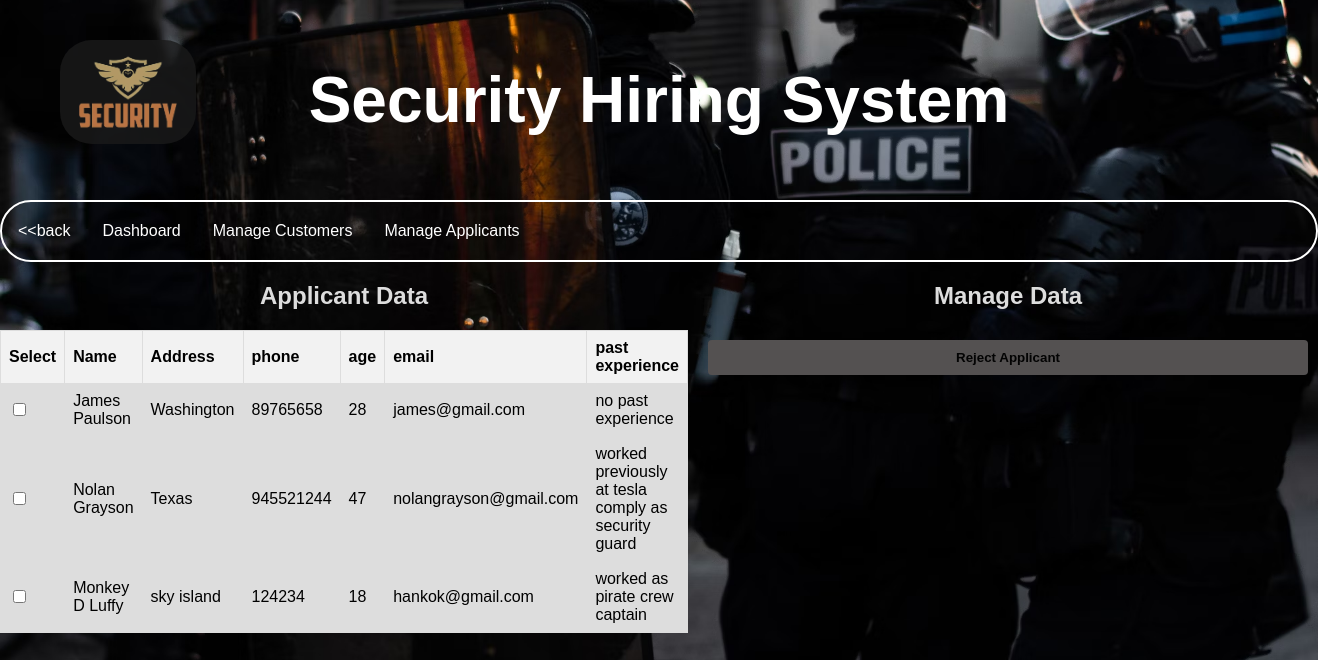
/login/adapp.php, run on the app's committed database.
### tables this page shows
CREATE TABLE `applist` (
  `id` int(10) NOT NULL,
  `name` varchar(50) NOT NULL,
  `address` varchar(100) NOT NULL,
  `phone` int(10) NOT NULL,
  `age` int(10) NOT NULL,
  `email` varchar(30) NOT NULL,
  `pexp` varchar(100) NOT NULL
);

### login/adapp.php (the view, shortened to what this page needs)
<?php
$host = "localhost";
$username = "root";
$password = "";
$database = "dboshs";
$conn = new mysqli($host, $username, $password, $database);
$sql = "SELECT * FROM applist";
$result = $conn->query($sql);
?>
<!DOCTYPE html>
<html lang="en">
<head>
</head>
<body>
    <header>
        <div class="left">
            <img src="img/logo.jpg" alt="logo">
        </div>
        <h1>Security Hiring System</h1>
    </header>
    <nav>
        <a href="admin.php">&lt;&lt;back</a>
        <a href="admin.php">Dashboard</a>
        <a href="adcust.php">Manage Customers</a>
        <a href="adapp.php">Manage Applicants</a>
    </nav>
    <form action="<?php echo $_SERVER['PHP_SELF']; ?>" method="post">
        <div class="admin-panel">
            <div>
                <h2>Applicant Data</h2>
                <table id="ApplicantTable">
                    <thead>
                        <tr>
                            <th>Select</th>
                            <th>Name</th>
                            <th>Address</th>
                            <th>phone</th>
                            <th>age</th>
                            <th>email</th>
                            <th>past experience</th>
                        </tr>
                    </thead>
                    <tbody>
                        <?php
                        if ($result->num_rows > 0) {
                            while ($row = $result->fetch_assoc()) {
                                echo "<tr>";
                                echo "<td><input type='checkbox' name='delete_ids[]' value='" . $row["id"] . "'></td>";
                                echo "<td>" . $row["name"] . "</td>";
                                echo "<td>" . $row["address"] . "</td>";
                                echo "<td>" . $row["phone"] . "</td>";
                                echo "<td>" . $row["age"] . "</td>";
                                echo "<td>" . $row["email"] . "</td>";
                                echo "<td>" . $row["pexp"] . "</td>";
                                echo "</tr>";
                            }
                        } else {
                            echo "<tr><td colspan='7'>No data found</td></tr>";
                        }
                        ?>
                    </tbody>
                </table>
            </div>
            <div class="admin-buttons">
                <h2>Manage Data</h2>
                <button type="submit" name="deleteSelected">Reject Applicant</button>
                <div class="spacer"></div>
            </div>
        </div>
    </form>
</body>
</html>

### login/adapp.php (style rules this page uses)
body { margin: 0; padding: 0; background-image: url('img/seco.jpg'); background-size: cover; background-position: center; background-repeat: no-repeat; height: 90vh; font-family: Arial, sans-serif; background-color: rgba(0, 0, 0, 0.7); }
header { font-size: 2rem; color: white; font-weight: bold; text-align: center; padding: 20px; font-family: 'Gill Sans', 'Gill Sans MT', Calibri, 'Trebuchet MS', sans-serif; }
nav { overflow: hidden; border: 2px solid white; border-radius: 3rem; }
nav a { float: left; display: block; color: white; text-align: center; padding: 20px 16px; text-decoration: none; }
.left { display: inline-block; position: absolute; left: 60px; top: 40px; opacity: 0.8; }
.left img { border-radius: 2rem; width: 136px; filter: invert(90%); }
.admin-panel { display: grid; grid-template-columns: 1fr 1fr; gap: 20px; }
table { width: 100%; border-collapse: collapse; margin-top: 20px; }
th, td { border: 1px solid #ddd; padding: 8px; text-align: left; }
tbody { background-color: #ddd; color: black; }
th { background-color: #f2f2f2; }
.admin-buttons { display: flex; flex-direction: column; gap: 10px; width: 600px; }
.admin-buttons button { padding: 10px; background-color: rgb(84, 81, 81); color: rgb(3, 3, 3); border: none; font-weight: bolder; border-radius: 4px; cursor: pointer; }
.admin-buttons button:not(:last-child) { margin-bottom: 10px; }
.admin-buttons .spacer { flex-grow: 1; }
.admin-panel h2 { text-align: center; color: #ddd; font-weight: bold; font-family: 'Gill Sans', 'Gill Sans MT', Calibri, 'Trebuchet MS', sans-serif; }
.admin-buttons h2 { text-align: center; color: #ddd; font-weight: bold; font-family: 'Gill Sans', 'Gill Sans MT', Calibri, 'Trebuchet MS', sans-serif; }

### data on the page
applist: name "James Paulson", address "Washington", phone "89765658", age "28", email "james@gmail.com", pexp "no past experience"
applist: name "Nolan Grayson", address "Texas", phone "945521244", age "47", email "nolangrayson@gmail.com", pexp "worked previously at tesla comply as security guard"
applist: name "Monkey D Luffy", address "sky island", phone "124234", age "18", email "hankok@gmail.com", pexp "worked as pirate crew captain"
